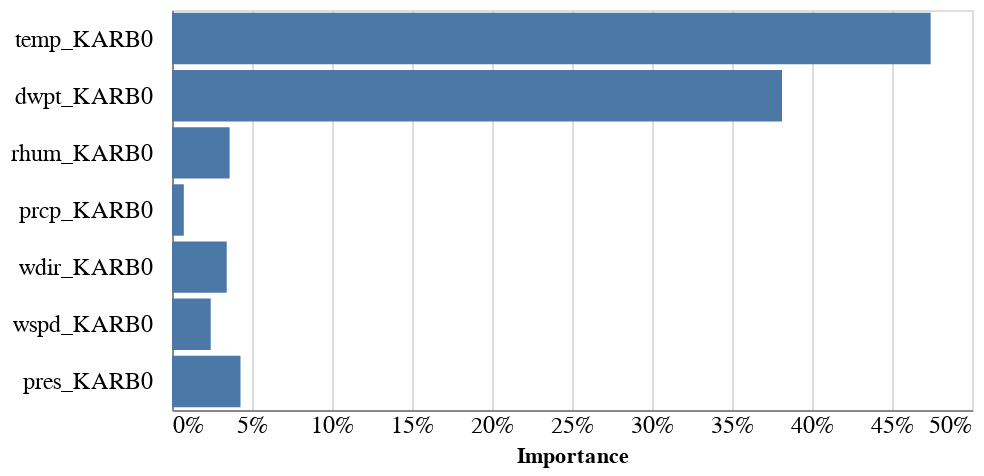

The notebook cell saved with this chart:
### Code cell
import altair as alt
alt.Chart(feature_importance_df).mark_bar().encode(
    x=alt.X('Importance:Q', axis=alt.Axis(format="%", tickSize=0, labelFontSize=12)),
    y=alt.Y(
        'Feature:N', sort=list(feature_importance_df.Feature), title="",
        axis=alt.Axis(tickSize=0, labelFontSize=12, labelPadding=10)),
).properties(
    height=200
)

### Figure 1 — Vega-Lite specification as saved in the notebook (floating-point values rounded to 4 significant figures)
{"config": {"view": {"continuousWidth": 400, "continuousHeight": 300}}, "data": {"name": "data-70a6b21f1ea706017f2e92298ede4665"}, "mark": "bar", "encoding": {"x": {"axis": {"format": "%", "labelFontSize": 12, "tickSize": 0}, "field": "Importance", "type": "quantitative"}, "y": {"axis": {"labelFontSize": 12, "labelPadding": 10, "tickSize": 0}, "field": "Feature", "sort": ["temp_KARB0", "dwpt_KARB0", "rhum_KARB0", "prcp_KARB0", "wdir_KARB0", "wspd_KARB0", "pres_KARB0"], "title": "", "type": "nominal"}}, "height": 200, "$schema": "https://vega.github.io/schema/vega-lite/v4.17.0.json", "datasets": {"data-70a6b21f1ea706017f2e92298ede4665": [{"Feature": "temp_KARB0", "Importance": 0.4742}, {"Feature": "dwpt_KARB0", "Importance": 0.3813}, {"Feature": "rhum_KARB0", "Importance": 0.03601}, {"Feature": "prcp_KARB0", "Importance": 0.007379}, {"Feature": "wdir_KARB0", "Importance": 0.03421}, {"Feature": "wspd_KARB0", "Importance": 0.02418}, {"Feature": "pres_KARB0", "Importance": 0.04281}]}}
